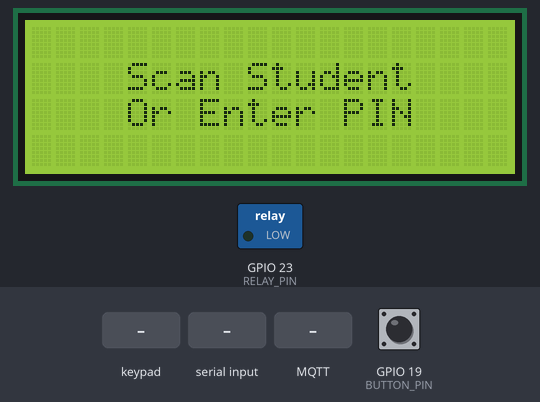
A program run on a simulated ESP32. Parts: 20×4 character LCD, switched loads named in the program (green lamp = pin HIGH). The test bench sets the inputs (shaded band); at power-on: GPIO 19 (BUTTON_PIN) HIGH. WiFi joins after 1.5 s; servers stay silent unless stated; no MQTT or app messages arrive unless stated; what the program prints to the serial monitor is not drawn.

Above: at 2.8 s.
2.9 s: keypad keys 2 7 1 4 1 2 1 3 # pressed 0.4 s apart
At 6.5 s:
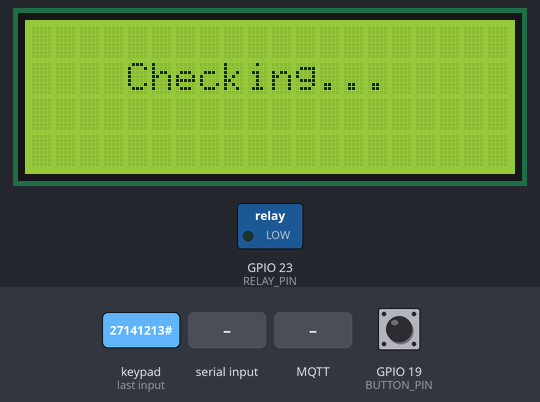
8.0 s: GPIO 19 (BUTTON_PIN) pulled LOW for 0.15 s
At 8.8 s:
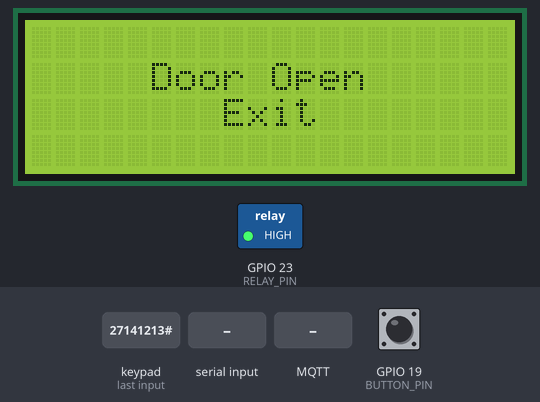
14.1 s: "No Active Lecture" received over the second serial link
At 15.4 s:
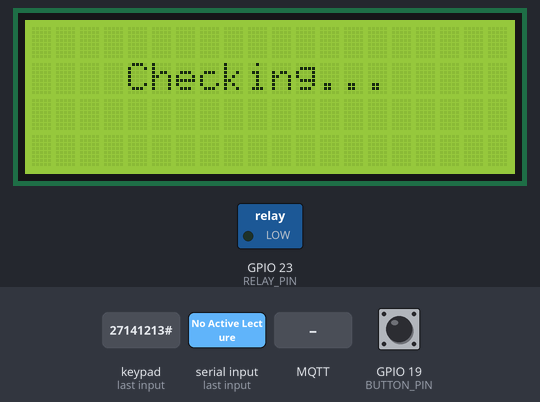
15.7 s: MQTT message "1" arrives on the first subscribed topic
At 17.1 s:
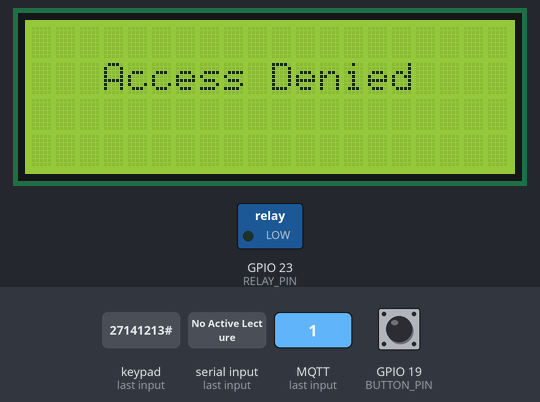
18.7 s: key '1' pressed
At 19.4 s:
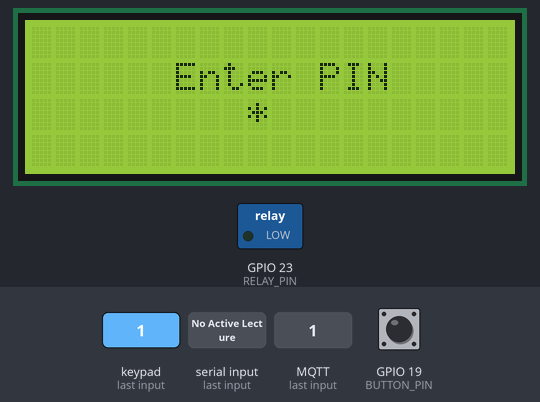
Timing chart, 0 to 21.2 s (numbered marks = the images above; inputs shaded):
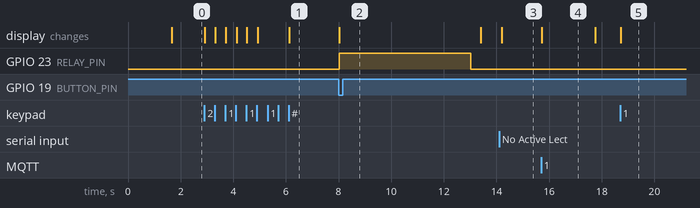

Measured:
- after the input at 2.9 s, the display: first changes at once (image 1 shows a later state)
- after the input at 8.0 s, GPIO 23 (RELAY_PIN): LOW → HIGH at once, → LOW 5.0 s later; the display: changes at once (image 2)
- after the input at 14.1 s, the display: changes after 0.10 s (image 3)
- after the input at 15.7 s, the display: changes at once (image 4)
- after the input at 18.7 s, the display: changes at once (image 5)
- what the display in image 4 shows lasts 2.0 s, from 15.7 s to 17.7 s

The program:

main.cpp
```cpp
#include <Arduino.h>
#include <Wire.h>
#include <LiquidCrystal_I2C.h>
#include <Keypad.h>

#include "config.h"
#include "wifi_manager.h"
#include "mqtt_client.h"
#include "access_control.h"

// ─── LCD ─────────────────────────────────────────
LiquidCrystal_I2C lcd(0x27, 20, 4);

// ─── QR Serial ───────────────────────────────────
HardwareSerial QRSerial(2);

// ─── Keypad ──────────────────────────────────────
const byte ROWS = 4, COLS = 4;
char keys[ROWS][COLS] = {
  {'1','2','3','A'},
  {'4','5','6','B'},
  {'7','8','9','C'},
  {'*','0','#','D'}
};
byte rowPins[ROWS] = {27,14,12,13};
byte colPins[COLS] = {32,33,25,26};
Keypad keypad = Keypad(makeKeymap(keys), rowPins, colPins, ROWS, COLS);

String inputCode = "";

// ════════════════════════════════════════════════
void setup() {
  Serial.begin(115200);

  pinMode(RELAY_PIN, OUTPUT);
  digitalWrite(RELAY_PIN, LOW);
  pinMode(BUTTON_PIN, INPUT_PULLUP);
  QRSerial.begin(9600, SERIAL_8N1, QR_RX_PIN, -1);

  lcd.init();
  lcd.backlight();
  lcd.clear();
  lcd.setCursor(3, 1);
  lcd.print("Connecting...");

  connectWiFi();
  initMQTT();
  showHome();
}

// ════════════════════════════════════════════════
void loop() {
  mqttLoop();
  checkTimeout();

  // ── Keypad ──────────────────────────────────
  char key = keypad.getKey();
  if (key) {
    if (key == '#') {
      if (inputCode.length() > 0) checkDoctorPin(inputCode);
      inputCode = "";
    }
    else if (key == '*') {
      inputCode = "";
      showHome();
    }
    else {
      if (inputCode.length() < 6) {
        inputCode += key;
        lcd.clear();
        lcd.setCursor(6, 1);
        lcd.print("Enter PIN");
        String stars = "";
        for (int i = 0; i < (int)inputCode.length(); i++) stars += "*";
        lcd.setCursor((20 - stars.length()) / 2, 2);
        lcd.print(stars);
      }
    }
  }

  // ── QR Scanner ──────────────────────────────
  if (QRSerial.available()) {
    String qrData = "";
    while (QRSerial.available()) {
      qrData += (char)QRSerial.read();
      delay(5);
    }
    qrData.trim();
    if (qrData.length() > 0) checkStudentAccess(qrData);
  }

  // ── Button (خروج) ────────────────────────────
  if (digitalRead(BUTTON_PIN) == LOW) {
    openLock("Door Open", "Exit");
    delay(300);
  }
}
```

access_control.cpp
```cpp
#include "access_control.h"
#include "mqtt_client.h"
#include "config.h"
#include <LiquidCrystal_I2C.h>

extern LiquidCrystal_I2C lcd;

static bool  waitingForResponse = false;
static unsigned long requestTime = 0;
const unsigned long TIMEOUT = 10000; // 10 ثواني timeout

// ─── مساعد ───────────────────────────────────────
static void printCentered(int row, String text) {
  int col = (20 - (int)text.length()) / 2;
  if (col < 0) col = 0;
  lcd.setCursor(col, row);
  lcd.print(text);
}

// ─── الشاشة الرئيسية ─────────────────────────────
void showHome() {
  waitingForResponse = false;
  lcd.clear();
  printCentered(1, "Scan Student");
  printCentered(2, "Or Enter PIN");
}

// ─── فتح القفل ───────────────────────────────────
void openLock(String line1, String line2) {
  waitingForResponse = false;
  lcd.clear();
  printCentered(1, line1);
  printCentered(2, line2);

  digitalWrite(RELAY_PIN, HIGH);
  delay(5000);
  digitalWrite(RELAY_PIN, LOW);

  // هون بتصير الخربشة ↑ بعد هاد السطر مباشرة
  delay(300);      // انتظر تهدأ الضوضاء
  lcd.init();      // أعد تهيئة LCD
  lcd.backlight();

  showHome();
}

// ─── رفض الدخول ──────────────────────────────────
void denyAccess(String reason) {
  waitingForResponse = false;
  lcd.clear();
  printCentered(1, reason);
  delay(2000);
  showHome();
}

// ─── Callbacks من MQTT ───────────────────────────
void onAccessResponse(bool granted, String name, String reason) {
  if (!waitingForResponse) return;
  waitingForResponse = false;

  if (granted) {
    openLock("Welcome!", name.substring(0, 18));
  } else {
    if      (reason == "No Active Lecture") denyAccess("No Lecture Now");
    else if (reason == "Not Enrolled")       denyAccess("Not Enrolled");
    else if (reason == "Wrong PIN")          denyAccess("Wrong PIN");
    else                                     denyAccess("Access Denied");
  }
}

void onDoorCommand(bool openDoor) {
  if (openDoor) openLock("Remote Open", "WELCOME");
}

// ─── فحص طلب الدخول ──────────────────────────────
void checkStudentAccess(String studentId) {
  if (waitingForResponse) return;
  Serial.print("Student: "); Serial.println(studentId);

  lcd.clear();
  printCentered(1, "Checking...");

  waitingForResponse = true;
  requestTime = millis();
  sendAccessRequest("card", studentId);
}

void checkDoctorPin(String pin) {
  if (waitingForResponse) return;
  Serial.print("PIN: "); Serial.println(pin);

  lcd.clear();
  printCentered(1, "Checking...");

  waitingForResponse = true;
  requestTime = millis();
  sendAccessRequest("pin", pin);
}

// ─── timeout check - استدعيها من loop ────────────
void checkTimeout() {
  if (waitingForResponse && millis() - requestTime > TIMEOUT) {
    denyAccess("Server Timeout");
  }
}
```

access_control.h
```cpp
#pragma once
#include <Arduino.h>

void showHome();
void openLock(String line1, String line2);
void denyAccess(String reason);
void checkStudentAccess(String studentId);
void checkDoctorPin(String pin);
void checkTimeout();
```

mqtt_client.cpp
```cpp
#include "mqtt_client.h"
#include "config.h"
#include <PubSubClient.h>
#include <WiFi.h>
#include <ArduinoJson.h>

static WiFiClient   wifiClient;
static PubSubClient mqttClient(wifiClient);

// ─── استقبال رسائل MQTT ───────────────────────────
static void onMessage(char* topic, byte* payload, unsigned int length) {
  String msg = "";
  for (unsigned int i = 0; i < length; i++) msg += (char)payload[i];
  Serial.print("MQTT IN ["); Serial.print(topic); Serial.print("]: ");
  Serial.println(msg);

  StaticJsonDocument<256> doc;
  if (deserializeJson(doc, msg)) return;

  String t = String(topic);

  // ── رد على طلب الدخول ──────────────────────────
  if (t == TOPIC_ACCESS_RESPONSE) {
    bool   granted = doc["access"].as<bool>();
    String name    = doc["name"].as<String>();
    String reason  = doc["reason"].as<String>();
    onAccessResponse(granted, name, reason);
  }

  // ── أمر فتح الباب من Firebase ──────────────────
  else if (t == TOPIC_ACCESS_COMMAND) {
    bool openDoor = doc["openDoor"].as<bool>();
    if (openDoor) onDoorCommand(true);
  }
}

// ─── إعادة الاتصال ───────────────────────────────
static void reconnect() {
  int tries = 0;
  while (!mqttClient.connected() && tries < 5) {
    Serial.print("Connecting to MQTT...");
    if (mqttClient.connect(MQTT_CLIENT_ID)) {
      Serial.println("connected!");
      mqttClient.subscribe(TOPIC_ACCESS_RESPONSE);
      mqttClient.subscribe(TOPIC_ACCESS_COMMAND);
    } else {
      Serial.print("failed, rc=");
      Serial.println(mqttClient.state());
      delay(2000);
      tries++;
    }
  }
}

// ─── تهيئة MQTT ──────────────────────────────────
void initMQTT() {
  mqttClient.setServer(MQTT_BROKER, MQTT_PORT);
  mqttClient.setCallback(onMessage);
  mqttClient.setKeepAlive(30);
  reconnect();
}

// ─── loop ─────────────────────────────────────────
void mqttLoop() {
  if (!mqttClient.connected()) reconnect();
  mqttClient.loop();
}

// ─── بعث طلب دخول ────────────────────────────────
void sendAccessRequest(String type, String value) {
  StaticJsonDocument<128> doc;
  doc["type"]  = type;   // "card" or "pin"
  doc["value"] = value;

  String msg;
  serializeJson(doc, msg);

  mqttClient.publish(TOPIC_ACCESS_REQUEST, msg.c_str());
  Serial.print("Access request sent: "); Serial.println(msg);
}
```

mqtt_client.h
```cpp
#pragma once
#include <Arduino.h>

void initMQTT();
void mqttLoop();
void sendAccessRequest(String type, String value);

// Callback لما يجي رد من الـ Raspberry
extern void onAccessResponse(bool granted, String name, String reason);
extern void onDoorCommand(bool openDoor);
```

wifi_manager.cpp
```cpp
#include "wifi_manager.h"
#include "config.h"
#include <WiFi.h>

void connectWiFi() {
  IPAddress staticIP(IP_THIS_ESP32);
  IPAddress gateway(IP_GATEWAY);
  IPAddress subnet(IP_SUBNET);
  IPAddress dns(IP_DNS);

  WiFi.config(staticIP, gateway, subnet, dns);
  WiFi.begin(WIFI_SSID, WIFI_PASSWORD);

  Serial.print("Connecting to ");
  Serial.println(WIFI_SSID);

  int tries = 0;
  while (WiFi.status() != WL_CONNECTED && tries < 20) {
    delay(500);
    Serial.print(".");
    tries++;
  }
  Serial.println();

  if (WiFi.status() == WL_CONNECTED) {
    Serial.print("WiFi Connected! IP: ");
    Serial.println(WiFi.localIP());
  } else {
    Serial.println("WiFi Failed!");
  }
}
```

wifi_manager.h
```cpp
#pragma once
#include <Arduino.h>

void connectWiFi();
```

config.h
```cpp
#pragma once
#include <IPAddress.h>

// ─── WiFi ────────────────────────────────────────
#define WIFI_SSID           "nadia"
#define WIFI_PASSWORD       "12345678"

// ─── Network ─────────────────────────────────────
#define IP_THIS_ESP32       192,168,2,102
#define IP_GATEWAY          192,168,2,1
#define IP_SUBNET           255,255,255,0
#define IP_DNS              192,168,2,1

// ─── MQTT ────────────────────────────────────────
#define MQTT_BROKER         "192.168.2.101"
#define MQTT_PORT           1883
#define MQTT_CLIENT_ID      "esp32-access"

// ─── MQTT Topics ─────────────────────────────────
#define TOPIC_ACCESS_REQUEST   "room/Room101/access/request"
#define TOPIC_ACCESS_RESPONSE  "room/Room101/access/response"
#define TOPIC_ACCESS_COMMAND   "room/Room101/access/command"

// ─── Room ─────────────────────────────────────────
#define ROOM_ID             "Room101"

// ─── Hardware Pins ────────────────────────────────
#define RELAY_PIN           23
#define BUTTON_PIN          19
#define QR_RX_PIN           16
```
